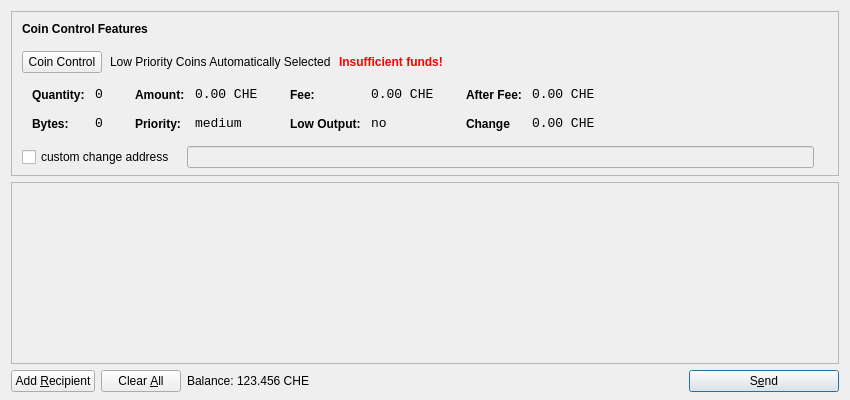
<?xml version="1.0" encoding="UTF-8"?>
<ui version="4.0">
 <class>SendCoinsDialog</class>
 <widget class="QDialog" name="SendCoinsDialog">
  <property name="geometry">
   <rect>
    <x>0</x>
    <y>0</y>
    <width>850</width>
    <height>400</height>
   </rect>
  </property>
  <property name="windowTitle">
   <string>Send Coins</string>
  </property>
  <layout class="QVBoxLayout" name="verticalLayout" stretch="0,1,0">
   <property name="bottomMargin">
    <number>8</number>
   </property>
   <item>
    <widget class="QFrame" name="frameCoinControl">
     <property name="sizePolicy">
      <sizepolicy hsizetype="Expanding" vsizetype="Expanding">
       <horstretch>0</horstretch>
       <verstretch>0</verstretch>
      </sizepolicy>
     </property>
     <property name="maximumSize">
      <size>
       <width>16777215</width>
       <height>16777215</height>
      </size>
     </property>
     <property name="frameShape">
      <enum>QFrame::StyledPanel</enum>
     </property>
     <property name="frameShadow">
      <enum>QFrame::Sunken</enum>
     </property>
     <layout class="QVBoxLayout" name="verticalLayoutCoinControl2">
      <property name="spacing">
       <number>6</number>
      </property>
      <property name="leftMargin">
       <number>0</number>
      </property>
      <property name="topMargin">
       <number>0</number>
      </property>
      <property name="rightMargin">
       <number>0</number>
      </property>
      <property name="bottomMargin">
       <number>6</number>
      </property>
      <item>
       <layout class="QVBoxLayout" name="verticalLayoutCoinControl" stretch="0,0,0,0,1">
        <property name="spacing">
         <number>0</number>
        </property>
        <property name="leftMargin">
         <number>10</number>
        </property>
        <property name="topMargin">
         <number>10</number>
        </property>
        <item>
         <layout class="QHBoxLayout" name="horizontalLayoutCoinControl1">
          <property name="bottomMargin">
           <number>15</number>
          </property>
          <item>
           <widget class="QLabel" name="labelCoinControlFeatures">
            <property name="sizePolicy">
             <sizepolicy hsizetype="Preferred" vsizetype="Maximum">
              <horstretch>0</horstretch>
              <verstretch>0</verstretch>
             </sizepolicy>
            </property>
            <property name="font">
             <font>
              <weight>75</weight>
              <bold>true</bold>
             </font>
            </property>
            <property name="styleSheet">
             <string notr="true">font-weight:bold;</string>
            </property>
            <property name="text">
             <string>Coin Control Features</string>
            </property>
           </widget>
          </item>
         </layout>
        </item>
        <item>
         <layout class="QHBoxLayout" name="horizontalLayoutCoinControl2" stretch="0,0,0,0">
          <property name="spacing">
           <number>8</number>
          </property>
          <property name="bottomMargin">
           <number>10</number>
          </property>
          <item>
           <widget class="QPushButton" name="pushButtonCoinControl">
            <property name="styleSheet">
             <string notr="true"/>
            </property>
            <property name="text">
             <string>Coin Control</string>
            </property>
           </widget>
          </item>
          <item>
           <widget class="QLabel" name="labelCoinControlAutomaticallySelected">
            <property name="text">
             <string>Low Priority Coins Automatically Selected</string>
            </property>
            <property name="margin">
             <number>5</number>
            </property>
           </widget>
          </item>
          <item>
           <widget class="QLabel" name="labelCoinControlInsuffFunds">
            <property name="font">
             <font>
              <weight>75</weight>
              <bold>true</bold>
             </font>
            </property>
            <property name="styleSheet">
             <string notr="true">color:red;font-weight:bold;</string>
            </property>
            <property name="text">
             <string>Insufficient funds!</string>
            </property>
            <property name="margin">
             <number>5</number>
            </property>
           </widget>
          </item>
          <item>
           <spacer name="horizontalSpacerCoinControl">
            <property name="orientation">
             <enum>Qt::Horizontal</enum>
            </property>
            <property name="sizeHint" stdset="0">
             <size>
              <width>40</width>
              <height>1</height>
             </size>
            </property>
           </spacer>
          </item>
         </layout>
        </item>
        <item>
         <widget class="QWidget" name="widgetCoinControl" native="true">
          <property name="sizePolicy">
           <sizepolicy hsizetype="Preferred" vsizetype="Preferred">
            <horstretch>0</horstretch>
            <verstretch>0</verstretch>
           </sizepolicy>
          </property>
          <property name="minimumSize">
           <size>
            <width>0</width>
            <height>0</height>
           </size>
          </property>
          <property name="styleSheet">
           <string notr="true"/>
          </property>
          <layout class="QHBoxLayout" name="horizontalLayoutCoinControl5">
           <property name="leftMargin">
            <number>0</number>
           </property>
           <property name="topMargin">
            <number>0</number>
           </property>
           <property name="rightMargin">
            <number>0</number>
           </property>
           <property name="bottomMargin">
            <number>0</number>
           </property>
           <item>
            <layout class="QHBoxLayout" name="horizontalLayoutCoinControl3" stretch="0,0,0,1">
             <property name="spacing">
              <number>20</number>
             </property>
             <property name="topMargin">
              <number>0</number>
             </property>
             <property name="bottomMargin">
              <number>10</number>
             </property>
             <item>
              <layout class="QFormLayout" name="formLayoutCoinControl1">
               <property name="horizontalSpacing">
                <number>10</number>
               </property>
               <property name="verticalSpacing">
                <number>14</number>
               </property>
               <property name="leftMargin">
                <number>10</number>
               </property>
               <property name="topMargin">
                <number>4</number>
               </property>
               <property name="rightMargin">
                <number>6</number>
               </property>
               <item row="0" column="0">
                <widget class="QLabel" name="labelCoinControlQuantityText">
                 <property name="styleSheet">
                  <string notr="true">font-weight:bold;</string>
                 </property>
                 <property name="text">
                  <string>Quantity:</string>
                 </property>
                 <property name="margin">
                  <number>0</number>
                 </property>
                </widget>
               </item>
               <item row="0" column="1">
                <widget class="QLabel" name="labelCoinControlQuantity">
                 <property name="font">
                  <font>
                   <family>Monospace</family>
                   <pointsize>10</pointsize>
                  </font>
                 </property>
                 <property name="cursor">
                  <cursorShape>IBeamCursor</cursorShape>
                 </property>
                 <property name="contextMenuPolicy">
                  <enum>Qt::ActionsContextMenu</enum>
                 </property>
                 <property name="text">
                  <string>0</string>
                 </property>
                 <property name="margin">
                  <number>0</number>
                 </property>
                 <property name="textInteractionFlags">
                  <set>Qt::LinksAccessibleByMouse|Qt::TextSelectableByKeyboard|Qt::TextSelectableByMouse</set>
                 </property>
                </widget>
               </item>
               <item row="1" column="0">
                <widget class="QLabel" name="labelCoinControlBytesText">
                 <property name="styleSheet">
                  <string notr="true">font-weight:bold;</string>
                 </property>
                 <property name="text">
                  <string>Bytes:</string>
                 </property>
                </widget>
               </item>
               <item row="1" column="1">
                <widget class="QLabel" name="labelCoinControlBytes">
                 <property name="font">
                  <font>
                   <family>Monospace</family>
                   <pointsize>10</pointsize>
                  </font>
                 </property>
                 <property name="cursor">
                  <cursorShape>IBeamCursor</cursorShape>
                 </property>
                 <property name="contextMenuPolicy">
                  <enum>Qt::ActionsContextMenu</enum>
                 </property>
                 <property name="text">
                  <string>0</string>
                 </property>
                 <property name="textInteractionFlags">
                  <set>Qt::LinksAccessibleByMouse|Qt::TextSelectableByKeyboard|Qt::TextSelectableByMouse</set>
                 </property>
                </widget>
               </item>
              </layout>
             </item>
             <item>
              <layout class="QFormLayout" name="formLayoutCoinControl2">
               <property name="horizontalSpacing">
                <number>10</number>
               </property>
               <property name="verticalSpacing">
                <number>14</number>
               </property>
               <property name="leftMargin">
                <number>6</number>
               </property>
               <property name="topMargin">
                <number>4</number>
               </property>
               <property name="rightMargin">
                <number>6</number>
               </property>
               <item row="0" column="0">
                <widget class="QLabel" name="labelCoinControlAmountText">
                 <property name="styleSheet">
                  <string notr="true">font-weight:bold;</string>
                 </property>
                 <property name="text">
                  <string>Amount:</string>
                 </property>
                 <property name="margin">
                  <number>0</number>
                 </property>
                </widget>
               </item>
               <item row="0" column="1">
                <widget class="QLabel" name="labelCoinControlAmount">
                 <property name="font">
                  <font>
                   <family>Monospace</family>
                   <pointsize>10</pointsize>
                  </font>
                 </property>
                 <property name="cursor">
                  <cursorShape>IBeamCursor</cursorShape>
                 </property>
                 <property name="contextMenuPolicy">
                  <enum>Qt::ActionsContextMenu</enum>
                 </property>
                 <property name="text">
                  <string>0.00 CHE</string>
                 </property>
                 <property name="textInteractionFlags">
                  <set>Qt::LinksAccessibleByMouse|Qt::TextSelectableByKeyboard|Qt::TextSelectableByMouse</set>
                 </property>
                </widget>
               </item>
               <item row="1" column="0">
                <widget class="QLabel" name="labelCoinControlPriorityText">
                 <property name="styleSheet">
                  <string notr="true">font-weight:bold;</string>
                 </property>
                 <property name="text">
                  <string>Priority:</string>
                 </property>
                </widget>
               </item>
               <item row="1" column="1">
                <widget class="QLabel" name="labelCoinControlPriority">
                 <property name="font">
                  <font>
                   <family>Monospace</family>
                   <pointsize>10</pointsize>
                  </font>
                 </property>
                 <property name="cursor">
                  <cursorShape>IBeamCursor</cursorShape>
                 </property>
                 <property name="contextMenuPolicy">
                  <enum>Qt::ActionsContextMenu</enum>
                 </property>
                 <property name="text">
                  <string>medium</string>
                 </property>
                 <property name="textInteractionFlags">
                  <set>Qt::LinksAccessibleByMouse|Qt::TextSelectableByKeyboard|Qt::TextSelectableByMouse</set>
                 </property>
                </widget>
               </item>
              </layout>
             </item>
             <item>
              <layout class="QFormLayout" name="formLayoutCoinControl3">
               <property name="horizontalSpacing">
                <number>10</number>
               </property>
               <property name="verticalSpacing">
                <number>14</number>
               </property>
               <property name="leftMargin">
                <number>6</number>
               </property>
               <property name="topMargin">
                <number>4</number>
               </property>
               <property name="rightMargin">
                <number>6</number>
               </property>
               <item row="0" column="0">
                <widget class="QLabel" name="labelCoinControlFeeText">
                 <property name="styleSheet">
                  <string notr="true">font-weight:bold;</string>
                 </property>
                 <property name="text">
                  <string>Fee:</string>
                 </property>
                 <property name="margin">
                  <number>0</number>
                 </property>
                </widget>
               </item>
               <item row="0" column="1">
                <widget class="QLabel" name="labelCoinControlFee">
                 <property name="font">
                  <font>
                   <family>Monospace</family>
                   <pointsize>10</pointsize>
                  </font>
                 </property>
                 <property name="cursor">
                  <cursorShape>IBeamCursor</cursorShape>
                 </property>
                 <property name="contextMenuPolicy">
                  <enum>Qt::ActionsContextMenu</enum>
                 </property>
                 <property name="text">
                  <string>0.00 CHE</string>
                 </property>
                 <property name="textInteractionFlags">
                  <set>Qt::LinksAccessibleByMouse|Qt::TextSelectableByKeyboard|Qt::TextSelectableByMouse</set>
                 </property>
                </widget>
               </item>
               <item row="1" column="0">
                <widget class="QLabel" name="labelCoinControlLowOutputText">
                 <property name="styleSheet">
                  <string notr="true">font-weight:bold;</string>
                 </property>
                 <property name="text">
                  <string>Low Output:</string>
                 </property>
                </widget>
               </item>
               <item row="1" column="1">
                <widget class="QLabel" name="labelCoinControlLowOutput">
                 <property name="font">
                  <font>
                   <family>Monospace</family>
                   <pointsize>10</pointsize>
                  </font>
                 </property>
                 <property name="cursor">
                  <cursorShape>IBeamCursor</cursorShape>
                 </property>
                 <property name="contextMenuPolicy">
                  <enum>Qt::ActionsContextMenu</enum>
                 </property>
                 <property name="text">
                  <string>no</string>
                 </property>
                 <property name="textInteractionFlags">
                  <set>Qt::LinksAccessibleByMouse|Qt::TextSelectableByKeyboard|Qt::TextSelectableByMouse</set>
                 </property>
                </widget>
               </item>
              </layout>
             </item>
             <item>
              <layout class="QFormLayout" name="formLayoutCoinControl4">
               <property name="horizontalSpacing">
                <number>10</number>
               </property>
               <property name="verticalSpacing">
                <number>14</number>
               </property>
               <property name="leftMargin">
                <number>6</number>
               </property>
               <property name="topMargin">
                <number>4</number>
               </property>
               <property name="rightMargin">
                <number>6</number>
               </property>
               <item row="0" column="0">
                <widget class="QLabel" name="labelCoinControlAfterFeeText">
                 <property name="styleSheet">
                  <string notr="true">font-weight:bold;</string>
                 </property>
                 <property name="text">
                  <string>After Fee:</string>
                 </property>
                 <property name="margin">
                  <number>0</number>
                 </property>
                </widget>
               </item>
               <item row="0" column="1">
                <widget class="QLabel" name="labelCoinControlAfterFee">
                 <property name="font">
                  <font>
                   <family>Monospace</family>
                   <pointsize>10</pointsize>
                  </font>
                 </property>
                 <property name="cursor">
                  <cursorShape>IBeamCursor</cursorShape>
                 </property>
                 <property name="contextMenuPolicy">
                  <enum>Qt::ActionsContextMenu</enum>
                 </property>
                 <property name="text">
                  <string>0.00 CHE</string>
                 </property>
                 <property name="textInteractionFlags">
                  <set>Qt::LinksAccessibleByMouse|Qt::TextSelectableByKeyboard|Qt::TextSelectableByMouse</set>
                 </property>
                </widget>
               </item>
               <item row="1" column="0">
                <widget class="QLabel" name="labelCoinControlChangeText">
                 <property name="styleSheet">
                  <string notr="true">font-weight:bold;</string>
                 </property>
                 <property name="text">
                  <string>Change</string>
                 </property>
                </widget>
               </item>
               <item row="1" column="1">
                <widget class="QLabel" name="labelCoinControlChange">
                 <property name="font">
                  <font>
                   <family>Monospace</family>
                   <pointsize>10</pointsize>
                  </font>
                 </property>
                 <property name="cursor">
                  <cursorShape>IBeamCursor</cursorShape>
                 </property>
                 <property name="contextMenuPolicy">
                  <enum>Qt::ActionsContextMenu</enum>
                 </property>
                 <property name="text">
                  <string>0.00 CHE</string>
                 </property>
                 <property name="textInteractionFlags">
                  <set>Qt::LinksAccessibleByMouse|Qt::TextSelectableByKeyboard|Qt::TextSelectableByMouse</set>
                 </property>
                </widget>
               </item>
              </layout>
             </item>
            </layout>
           </item>
          </layout>
         </widget>
        </item>
        <item>
         <layout class="QHBoxLayout" name="horizontalLayoutCoinControl4" stretch="0,0,0">
          <property name="spacing">
           <number>12</number>
          </property>
          <property name="sizeConstraint">
           <enum>QLayout::SetDefaultConstraint</enum>
          </property>
          <property name="topMargin">
           <number>5</number>
          </property>
          <property name="rightMargin">
           <number>5</number>
          </property>
          <item>
           <widget class="QCheckBox" name="checkBoxCoinControlChange">
            <property name="text">
             <string>custom change address</string>
            </property>
           </widget>
          </item>
          <item>
           <widget class="QLineEdit" name="lineEditCoinControlChange">
            <property name="enabled">
             <bool>false</bool>
            </property>
            <property name="sizePolicy">
             <sizepolicy hsizetype="Expanding" vsizetype="Fixed">
              <horstretch>0</horstretch>
              <verstretch>0</verstretch>
             </sizepolicy>
            </property>
           </widget>
          </item>
          <item>
           <widget class="QLabel" name="labelCoinControlChangeLabel">
            <property name="sizePolicy">
             <sizepolicy hsizetype="Preferred" vsizetype="Expanding">
              <horstretch>0</horstretch>
              <verstretch>0</verstretch>
             </sizepolicy>
            </property>
            <property name="minimumSize">
             <size>
              <width>0</width>
              <height>0</height>
             </size>
            </property>
            <property name="text">
             <string/>
            </property>
            <property name="margin">
             <number>3</number>
            </property>
           </widget>
          </item>
         </layout>
        </item>
        <item>
         <spacer name="verticalSpacerCoinControl">
          <property name="orientation">
           <enum>Qt::Vertical</enum>
          </property>
          <property name="sizeHint" stdset="0">
           <size>
            <width>800</width>
            <height>1</height>
           </size>
          </property>
         </spacer>
        </item>
       </layout>
      </item>
     </layout>
    </widget>
   </item>
   <item>
    <widget class="QScrollArea" name="scrollArea">
     <property name="widgetResizable">
      <bool>true</bool>
     </property>
     <widget class="QWidget" name="scrollAreaWidgetContents">
      <property name="geometry">
       <rect>
        <x>0</x>
        <y>0</y>
        <width>830</width>
        <height>172</height>
       </rect>
      </property>
      <layout class="QVBoxLayout" name="verticalLayout_2">
       <property name="leftMargin">
        <number>0</number>
       </property>
       <property name="topMargin">
        <number>0</number>
       </property>
       <property name="rightMargin">
        <number>0</number>
       </property>
       <property name="bottomMargin">
        <number>0</number>
       </property>
       <item>
        <layout class="QVBoxLayout" name="entries">
         <property name="spacing">
          <number>6</number>
         </property>
        </layout>
       </item>
       <item>
        <spacer name="verticalSpacer">
         <property name="orientation">
          <enum>Qt::Vertical</enum>
         </property>
         <property name="sizeHint" stdset="0">
          <size>
           <width>20</width>
           <height>40</height>
          </size>
         </property>
        </spacer>
       </item>
      </layout>
     </widget>
    </widget>
   </item>
   <item>
    <layout class="QHBoxLayout" name="horizontalLayout">
     <item>
      <widget class="QPushButton" name="addButton">
       <property name="toolTip">
        <string>Send to multiple recipients at once</string>
       </property>
       <property name="text">
        <string>Add &amp;Recipient</string>
       </property>
       <property name="icon">
        <iconset resource="../bitcoin.qrc">
         <normaloff>:/icons/add</normaloff>:/icons/add</iconset>
       </property>
       <property name="autoDefault">
        <bool>false</bool>
       </property>
      </widget>
     </item>
     <item>
      <widget class="QPushButton" name="clearButton">
       <property name="sizePolicy">
        <sizepolicy hsizetype="Minimum" vsizetype="Fixed">
         <horstretch>0</horstretch>
         <verstretch>0</verstretch>
        </sizepolicy>
       </property>
       <property name="toolTip">
        <string>Remove all transaction fields</string>
       </property>
       <property name="text">
        <string>Clear &amp;All</string>
       </property>
       <property name="icon">
        <iconset resource="../bitcoin.qrc">
         <normaloff>:/icons/remove</normaloff>:/icons/remove</iconset>
       </property>
       <property name="autoRepeatDelay">
        <number>300</number>
       </property>
       <property name="autoDefault">
        <bool>false</bool>
       </property>
      </widget>
     </item>
     <item>
      <layout class="QHBoxLayout" name="horizontalLayout_2">
       <property name="spacing">
        <number>3</number>
       </property>
       <item>
        <widget class="QLabel" name="label">
         <property name="sizePolicy">
          <sizepolicy hsizetype="Preferred" vsizetype="Fixed">
           <horstretch>0</horstretch>
           <verstretch>0</verstretch>
          </sizepolicy>
         </property>
         <property name="text">
          <string>Balance:</string>
         </property>
        </widget>
       </item>
       <item>
        <widget class="QLabel" name="labelBalance">
         <property name="sizePolicy">
          <sizepolicy hsizetype="Preferred" vsizetype="Fixed">
           <horstretch>0</horstretch>
           <verstretch>0</verstretch>
          </sizepolicy>
         </property>
         <property name="cursor">
          <cursorShape>IBeamCursor</cursorShape>
         </property>
         <property name="text">
          <string>123.456 CHE</string>
         </property>
         <property name="textInteractionFlags">
          <set>Qt::LinksAccessibleByMouse|Qt::TextSelectableByKeyboard|Qt::TextSelectableByMouse</set>
         </property>
        </widget>
       </item>
      </layout>
     </item>
     <item>
      <spacer name="horizontalSpacer">
       <property name="orientation">
        <enum>Qt::Horizontal</enum>
       </property>
       <property name="sizeHint" stdset="0">
        <size>
         <width>40</width>
         <height>20</height>
        </size>
       </property>
      </spacer>
     </item>
     <item>
      <widget class="QPushButton" name="sendButton">
       <property name="minimumSize">
        <size>
         <width>150</width>
         <height>0</height>
        </size>
       </property>
       <property name="toolTip">
        <string>Confirm the send action</string>
       </property>
       <property name="text">
        <string>S&amp;end</string>
       </property>
       <property name="icon">
        <iconset resource="../bitcoin.qrc">
         <normaloff>:/icons/send</normaloff>:/icons/send</iconset>
       </property>
       <property name="default">
        <bool>true</bool>
       </property>
      </widget>
     </item>
    </layout>
   </item>
  </layout>
 </widget>
 <resources>
  <include location="../bitcoin.qrc"/>
 </resources>
 <connections/>
</ui>
